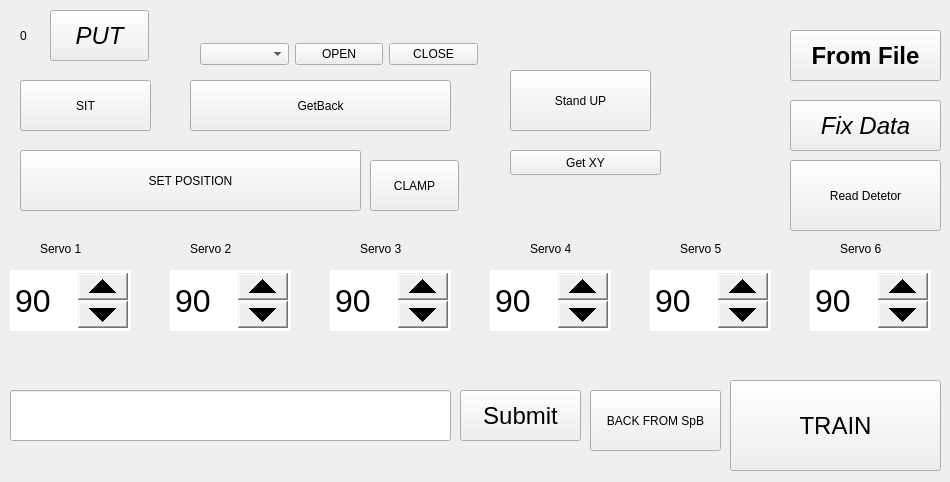
<?xml version="1.0" encoding="UTF-8"?>
<ui version="4.0">
 <class>MainWindow</class>
 <widget class="QWidget" name="MainWindow">
  <property name="geometry">
   <rect>
    <x>0</x>
    <y>0</y>
    <width>950</width>
    <height>482</height>
   </rect>
  </property>
  <property name="windowTitle">
   <string>main</string>
  </property>
  <widget class="QWidget" name="layoutWidget">
   <property name="geometry">
    <rect>
     <x>200</x>
     <y>40</y>
     <width>278</width>
     <height>29</height>
    </rect>
   </property>
   <layout class="QHBoxLayout" name="horizontalLayout">
    <item>
     <widget class="QComboBox" name="comL"/>
    </item>
    <item>
     <widget class="QPushButton" name="openButton">
      <property name="text">
       <string>OPEN</string>
      </property>
     </widget>
    </item>
    <item>
     <widget class="QPushButton" name="closeButton">
      <property name="text">
       <string>CLOSE</string>
      </property>
     </widget>
    </item>
   </layout>
  </widget>
  <widget class="QPushButton" name="clampButton">
   <property name="geometry">
    <rect>
     <x>370</x>
     <y>160</y>
     <width>89</width>
     <height>51</height>
    </rect>
   </property>
   <property name="text">
    <string>CLAMP</string>
   </property>
  </widget>
  <widget class="QPushButton" name="set_posButton">
   <property name="geometry">
    <rect>
     <x>20</x>
     <y>150</y>
     <width>341</width>
     <height>61</height>
    </rect>
   </property>
   <property name="text">
    <string>SET POSITION</string>
   </property>
  </widget>
  <widget class="QPushButton" name="stand_upButton">
   <property name="geometry">
    <rect>
     <x>510</x>
     <y>70</y>
     <width>141</width>
     <height>61</height>
    </rect>
   </property>
   <property name="text">
    <string>Stand UP</string>
   </property>
  </widget>
  <widget class="QLabel" name="S1_label">
   <property name="geometry">
    <rect>
     <x>40</x>
     <y>240</y>
     <width>61</width>
     <height>17</height>
    </rect>
   </property>
   <property name="text">
    <string>Servo 1</string>
   </property>
  </widget>
  <widget class="QLabel" name="S2_label">
   <property name="geometry">
    <rect>
     <x>190</x>
     <y>240</y>
     <width>61</width>
     <height>17</height>
    </rect>
   </property>
   <property name="text">
    <string>Servo 2</string>
   </property>
  </widget>
  <widget class="QLabel" name="S3_label">
   <property name="geometry">
    <rect>
     <x>360</x>
     <y>240</y>
     <width>61</width>
     <height>17</height>
    </rect>
   </property>
   <property name="text">
    <string>Servo 3</string>
   </property>
  </widget>
  <widget class="QLabel" name="S4_label">
   <property name="geometry">
    <rect>
     <x>530</x>
     <y>240</y>
     <width>181</width>
     <height>17</height>
    </rect>
   </property>
   <property name="text">
    <string>Servo 4</string>
   </property>
  </widget>
  <widget class="QLabel" name="S5_label">
   <property name="geometry">
    <rect>
     <x>680</x>
     <y>240</y>
     <width>61</width>
     <height>17</height>
    </rect>
   </property>
   <property name="text">
    <string>Servo 5</string>
   </property>
  </widget>
  <widget class="QLabel" name="S6_label">
   <property name="geometry">
    <rect>
     <x>840</x>
     <y>240</y>
     <width>61</width>
     <height>17</height>
    </rect>
   </property>
   <property name="text">
    <string>Servo 6</string>
   </property>
  </widget>
  <widget class="QPushButton" name="sitButton">
   <property name="geometry">
    <rect>
     <x>20</x>
     <y>80</y>
     <width>131</width>
     <height>51</height>
    </rect>
   </property>
   <property name="text">
    <string>SIT</string>
   </property>
  </widget>
  <widget class="QPushButton" name="getXYButton">
   <property name="geometry">
    <rect>
     <x>510</x>
     <y>150</y>
     <width>151</width>
     <height>25</height>
    </rect>
   </property>
   <property name="text">
    <string>Get XY</string>
   </property>
  </widget>
  <widget class="QPushButton" name="socketButton">
   <property name="geometry">
    <rect>
     <x>790</x>
     <y>160</y>
     <width>151</width>
     <height>71</height>
    </rect>
   </property>
   <property name="text">
    <string>Read Detetor</string>
   </property>
  </widget>
  <widget class="QSpinBox" name="servo_1_spinBox">
   <property name="geometry">
    <rect>
     <x>10</x>
     <y>270</y>
     <width>121</width>
     <height>61</height>
    </rect>
   </property>
   <property name="font">
    <font>
     <pointsize>24</pointsize>
    </font>
   </property>
   <property name="styleSheet">
    <string notr="true">QSpinBox::down-button{
    width: 50
}
QSpinBox::up-button{
    width: 50
}
</string>
   </property>
   <property name="maximum">
    <number>180</number>
   </property>
   <property name="value">
    <number>90</number>
   </property>
  </widget>
  <widget class="QSpinBox" name="servo_2_spinBox">
   <property name="geometry">
    <rect>
     <x>170</x>
     <y>270</y>
     <width>121</width>
     <height>61</height>
    </rect>
   </property>
   <property name="font">
    <font>
     <pointsize>24</pointsize>
    </font>
   </property>
   <property name="styleSheet">
    <string notr="true">QSpinBox::down-button{
    width: 50
}
QSpinBox::up-button{
    width: 50
}
</string>
   </property>
   <property name="maximum">
    <number>180</number>
   </property>
   <property name="value">
    <number>90</number>
   </property>
  </widget>
  <widget class="QSpinBox" name="servo_3_spinBox">
   <property name="geometry">
    <rect>
     <x>330</x>
     <y>270</y>
     <width>121</width>
     <height>61</height>
    </rect>
   </property>
   <property name="font">
    <font>
     <pointsize>24</pointsize>
    </font>
   </property>
   <property name="styleSheet">
    <string notr="true">QSpinBox::down-button{
    width: 50
}
QSpinBox::up-button{
    width: 50
}
</string>
   </property>
   <property name="maximum">
    <number>180</number>
   </property>
   <property name="value">
    <number>90</number>
   </property>
  </widget>
  <widget class="QSpinBox" name="servo_4_spinBox">
   <property name="geometry">
    <rect>
     <x>490</x>
     <y>270</y>
     <width>121</width>
     <height>61</height>
    </rect>
   </property>
   <property name="font">
    <font>
     <pointsize>24</pointsize>
    </font>
   </property>
   <property name="styleSheet">
    <string notr="true">QSpinBox::down-button{
    width: 50
}
QSpinBox::up-button{
    width: 50
}
</string>
   </property>
   <property name="maximum">
    <number>180</number>
   </property>
   <property name="value">
    <number>90</number>
   </property>
  </widget>
  <widget class="QSpinBox" name="servo_5_spinBox">
   <property name="geometry">
    <rect>
     <x>650</x>
     <y>270</y>
     <width>121</width>
     <height>61</height>
    </rect>
   </property>
   <property name="font">
    <font>
     <pointsize>24</pointsize>
    </font>
   </property>
   <property name="styleSheet">
    <string notr="true">QSpinBox::down-button{
    width: 50
}
QSpinBox::up-button{
    width: 50
}
</string>
   </property>
   <property name="maximum">
    <number>180</number>
   </property>
   <property name="value">
    <number>90</number>
   </property>
  </widget>
  <widget class="QSpinBox" name="servo_6_spinBox">
   <property name="geometry">
    <rect>
     <x>810</x>
     <y>270</y>
     <width>121</width>
     <height>61</height>
    </rect>
   </property>
   <property name="font">
    <font>
     <pointsize>24</pointsize>
    </font>
   </property>
   <property name="styleSheet">
    <string notr="true">QSpinBox::down-button{
    width: 50
}
QSpinBox::up-button{
    width: 50
}
</string>
   </property>
   <property name="maximum">
    <number>180</number>
   </property>
   <property name="value">
    <number>90</number>
   </property>
  </widget>
  <widget class="QLineEdit" name="All_Servos_lineEdit">
   <property name="geometry">
    <rect>
     <x>10</x>
     <y>390</y>
     <width>441</width>
     <height>51</height>
    </rect>
   </property>
   <property name="font">
    <font>
     <pointsize>24</pointsize>
    </font>
   </property>
   <property name="styleSheet">
    <string notr="true"/>
   </property>
   <property name="maxLength">
    <number>28</number>
   </property>
  </widget>
  <widget class="QPushButton" name="submitButton">
   <property name="geometry">
    <rect>
     <x>460</x>
     <y>390</y>
     <width>121</width>
     <height>51</height>
    </rect>
   </property>
   <property name="font">
    <font>
     <pointsize>18</pointsize>
    </font>
   </property>
   <property name="styleSheet">
    <string notr="true"/>
   </property>
   <property name="text">
    <string>Submit</string>
   </property>
  </widget>
  <widget class="QPushButton" name="trainButton">
   <property name="geometry">
    <rect>
     <x>730</x>
     <y>380</y>
     <width>211</width>
     <height>91</height>
    </rect>
   </property>
   <property name="font">
    <font>
     <pointsize>18</pointsize>
     <italic>false</italic>
    </font>
   </property>
   <property name="text">
    <string>TRAIN</string>
   </property>
  </widget>
  <widget class="QLabel" name="threadlabel">
   <property name="geometry">
    <rect>
     <x>20</x>
     <y>20</y>
     <width>91</width>
     <height>31</height>
    </rect>
   </property>
   <property name="text">
    <string>0</string>
   </property>
  </widget>
  <widget class="QPushButton" name="getBackButton">
   <property name="geometry">
    <rect>
     <x>190</x>
     <y>80</y>
     <width>261</width>
     <height>51</height>
    </rect>
   </property>
   <property name="text">
    <string>GetBack</string>
   </property>
  </widget>
  <widget class="QPushButton" name="fixButton">
   <property name="geometry">
    <rect>
     <x>790</x>
     <y>100</y>
     <width>151</width>
     <height>51</height>
    </rect>
   </property>
   <property name="font">
    <font>
     <pointsize>18</pointsize>
     <italic>true</italic>
    </font>
   </property>
   <property name="text">
    <string>Fix Data</string>
   </property>
  </widget>
  <widget class="QPushButton" name="PUTButton">
   <property name="geometry">
    <rect>
     <x>50</x>
     <y>10</y>
     <width>99</width>
     <height>51</height>
    </rect>
   </property>
   <property name="font">
    <font>
     <pointsize>18</pointsize>
     <italic>true</italic>
    </font>
   </property>
   <property name="text">
    <string>PUT</string>
   </property>
  </widget>
  <widget class="QPushButton" name="GetBackFromServoButton">
   <property name="geometry">
    <rect>
     <x>590</x>
     <y>390</y>
     <width>131</width>
     <height>61</height>
    </rect>
   </property>
   <property name="text">
    <string>BACK FROM SpB</string>
   </property>
  </widget>
  <widget class="QPushButton" name="fromFileButton">
   <property name="geometry">
    <rect>
     <x>790</x>
     <y>30</y>
     <width>151</width>
     <height>51</height>
    </rect>
   </property>
   <property name="font">
    <font>
     <pointsize>18</pointsize>
     <weight>75</weight>
     <italic>false</italic>
     <bold>true</bold>
     <strikeout>false</strikeout>
    </font>
   </property>
   <property name="text">
    <string>From File</string>
   </property>
  </widget>
 </widget>
 <resources/>
 <connections/>
</ui>
